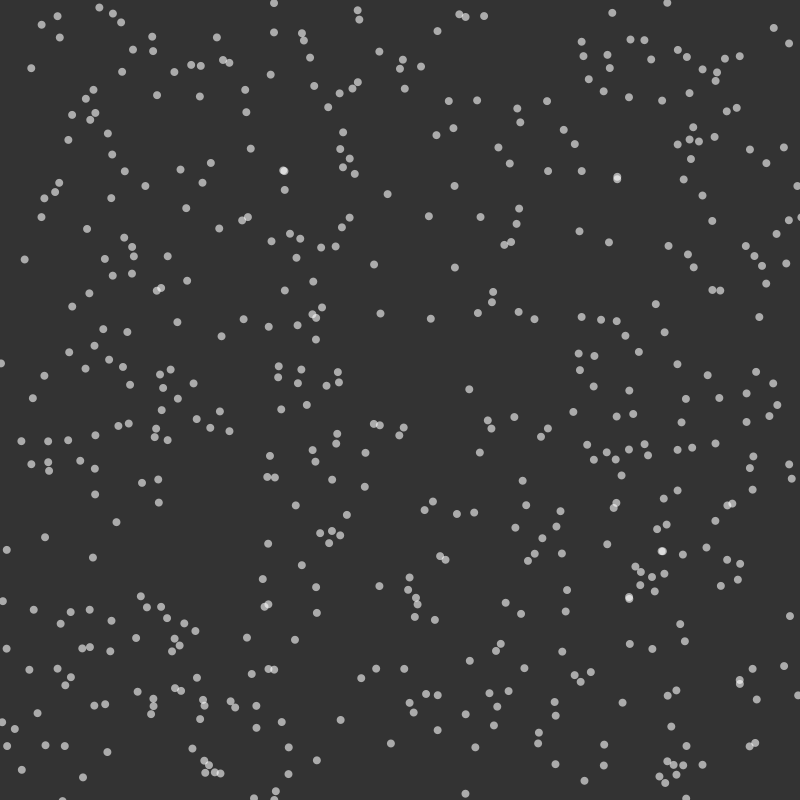
Frame 1 (no input)
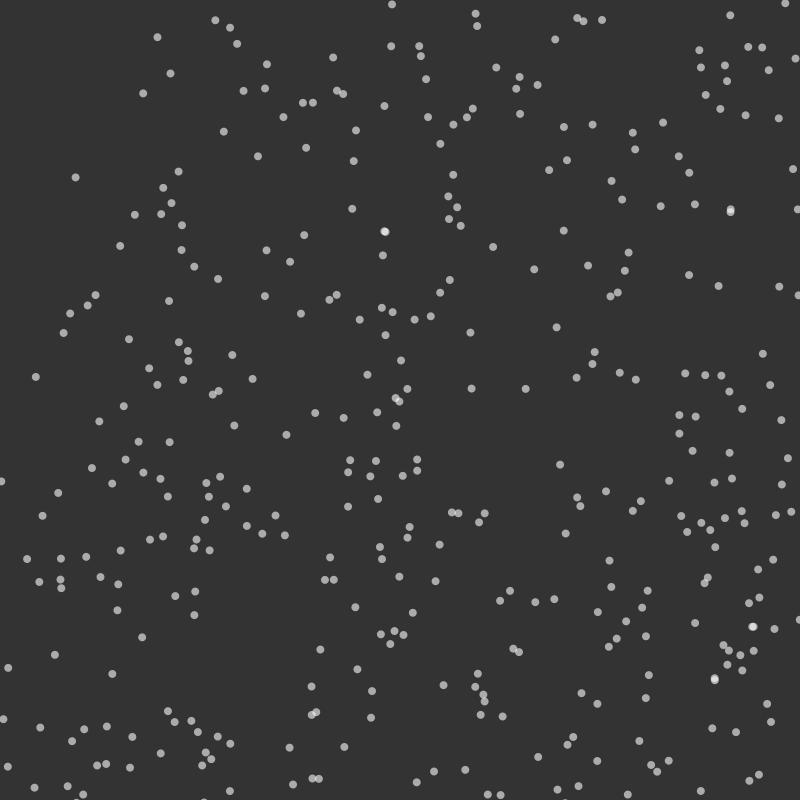
Frame 60 (the mouse pressed at the canvas centre just before this capture)
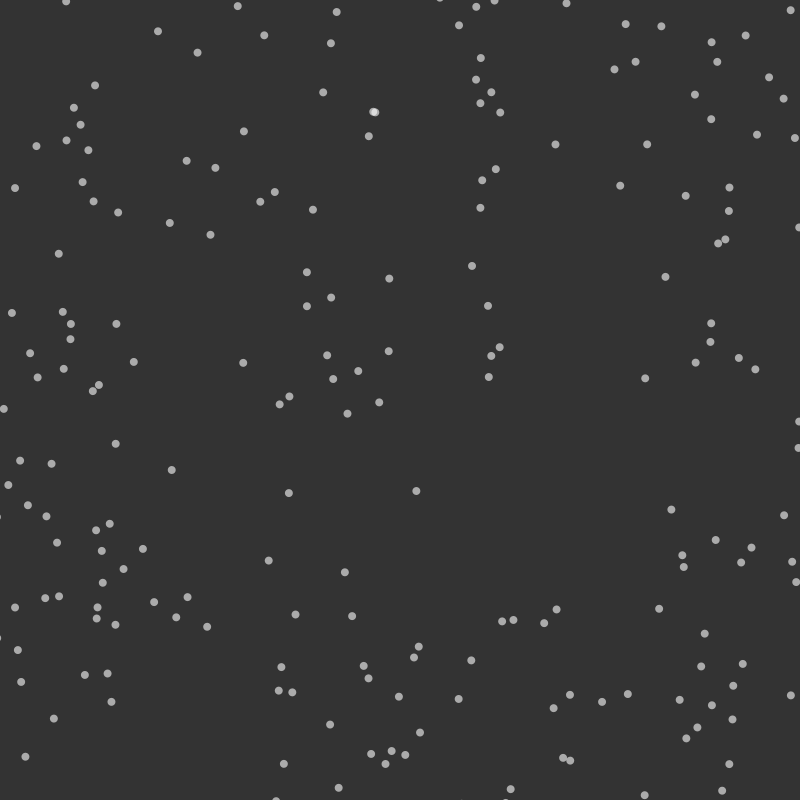
Frame 120 (the mouse held since frame 60 and released just before this capture)

The Processing sketch that drew these frames (run headless with seeded random() and noise(); from frame 60 on, the mouse is pressed at the canvas centre):

// Processing sketch: flee
// ── flee.pde
ArrayList<Vehicle> flock;
int n = 500;

void setup(){
  size(800, 800);
  flock = new ArrayList<Vehicle>();
  for (int i = 0; i < n; i++){
    flock.add(new Vehicle(random(width), random(height)));
  }
}

void draw(){
  background(51);
  for (Vehicle v : flock){
    v.update();
    v.show();
  }
}

// ── vehicle.pde
class Vehicle {

  PVector pos, vel, acc, tgt;
  float r = 8;
  float maxSpeed = 2;
  float maxForce = 0.1;

  Vehicle(float x, float y) {
    pos = new PVector(x, y);
    vel = PVector.random2D();
    acc = new PVector(0, 0);
    tgt = new PVector(random(width), random(height));
  }

  void update() {
    acc = seek();
    vel.add(acc);
    acc.mult(0);
    acc = avoid();
    vel.add(acc);
    acc.mult(0);
    pos.add(vel);
    if (pos.x <= 0 || pos.x >= width) {
      vel.x *= -0.95;
    }
    if (pos.y <= 0 || pos.y >= height) {
      vel.y *= -0.95;
    }
  }

  PVector seek() {
    PVector desired = new PVector(tgt.x - pos.x, tgt.y - pos.y);
    float d = desired.mag();
    desired.limit(maxSpeed);
    PVector force = new PVector(desired.x - vel.x, desired.y - vel.y);
    float forceMag = force.mag();
    if (d < 100) {
      forceMag = map(forceMag, 0, 100, maxForce, 0);
    }
    force.setMag(forceMag);
    return force;
  }

  PVector avoid() {
    PVector desired = new PVector(mouseX - pos.x, mouseY - pos.y);
    desired.mult(-1);
    float d = desired.mag();
    desired.limit(maxSpeed);
    PVector force = new PVector(desired.x - vel.x, desired.y - vel.y);
    float forceMag = force.mag();
    if (d < 100) {
      forceMag = map(forceMag, 0, 100, maxForce, 0);
    }
    force.setMag(forceMag);
    return force;
  }

  void show() {
    noStroke();
    fill(255, 150);
    ellipseMode(CENTER);
    ellipse(pos.x, pos.y, r, r);
  }
}
